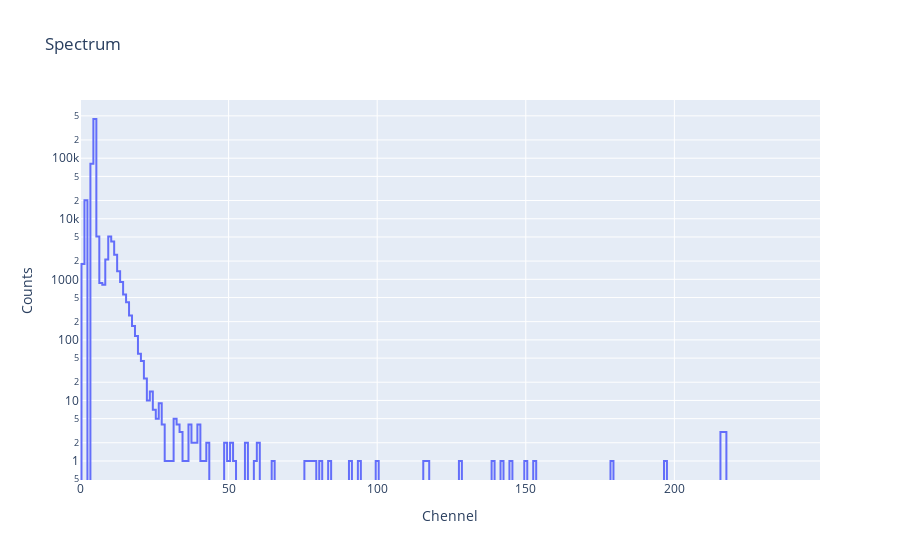

Notebook cell for this chart:
### Code cell
FROM_CHANNEL = 0
TO_CHANNEL = 250

spectrum = rc.loc[(rc[2]/60) >= fr.value].loc[(rc[2]/60) <= to.value].iloc[:,FROM_CHANNEL:TO_CHANNEL].sum()

data = [go.Scatter(x=spectrum.index, y=spectrum, line=dict(shape='hvh'))]

layout = go.Layout(title='Spectrum', yaxis=dict(title='Counts', type='log'), xaxis=dict(title='Chennel'))
#layout = go.Layout(title='Spectrum', yaxis=dict(title='Counts'), xaxis=dict(title='Chennel'))

fig = go.Figure(data=data, layout=layout)
fig.show()

### Figure 1 — Plotly figure (JSON) as saved in the notebook; plotly's stock layout.template omitted (floating-point values rounded to 4 significant figures; data arrays with more than 128 entries replaced by an {"elided": "..."} marker saying what was removed)
{"data": [{"line": {"shape": "hvh"}, "type": "scatter", "x": {"elided": "250 int values"}, "y": {"elided": "250 int values"}}], "layout": {"autosize": true, "title": {"text": "Spectrum"}, "xaxis": {"autorange": true, "range": [0, 249], "title": {"text": "Chennel"}, "type": "linear"}, "yaxis": {"autorange": true, "range": [-0.3137, 5.961], "title": {"text": "Counts"}, "type": "log"}}}
